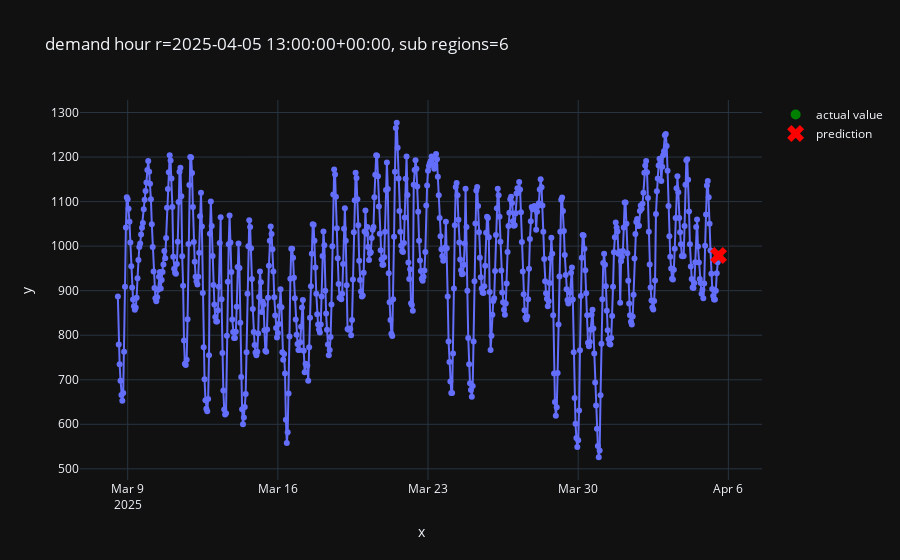

The cell this chart's notebook holds for it:
### Code cell
from src.plot import plot_one_sample

plot_one_sample(
    example_id=6,
    features=features,
    targets=predictions['predicted_demand'],
    predictions=pd.Series(predictions['predicted_demand'])
)

### Figure 1 — Plotly figure (JSON) as saved in the notebook; plotly's stock layout.template omitted (floating-point values rounded to 4 significant figures; data arrays with more than 128 entries replaced by an {"elided": "..."} marker saying what was removed)
{"data": [{"hovertemplate": "x=%{x}<br>y=%{y}<extra></extra>", "legendgroup": "", "line": {"color": "#636efa", "dash": "solid"}, "marker": {"symbol": "circle"}, "mode": "lines+markers", "name": "", "orientation": "v", "showlegend": false, "type": "scatter", "x": {"elided": "673 str values"}, "xaxis": "x", "y": {"elided": "673 int values"}, "yaxis": "y"}, {"line": {"color": "green"}, "marker": {"size": 10}, "mode": "markers", "name": "actual value", "type": "scatter", "x": ["2025-04-05T13:00:00+00:00"], "y": [979]}, {"line": {"color": "red"}, "marker": {"size": 15, "symbol": "x"}, "mode": "markers", "name": "prediction", "type": "scatter", "x": ["2025-04-05T13:00:00+00:00"], "y": [979]}], "layout": {"legend": {"tracegroupgap": 0}, "title": {"text": "demand hour r=2025-04-05 13:00:00+00:00, sub regions=6"}, "xaxis": {"anchor": "y", "domain": [0, 1], "title": {"text": "x"}}, "yaxis": {"anchor": "x", "domain": [0, 1], "title": {"text": "y"}}}}
